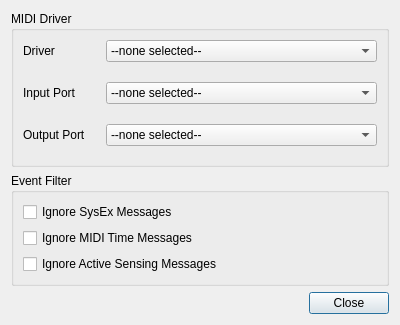
<?xml version="1.0" encoding="UTF-8"?>
<ui version="4.0">
 <class>Dialog</class>
 <widget class="QDialog" name="Dialog">
  <property name="windowModality">
   <enum>Qt::ApplicationModal</enum>
  </property>
  <property name="geometry">
   <rect>
    <x>0</x>
    <y>0</y>
    <width>400</width>
    <height>325</height>
   </rect>
  </property>
  <property name="windowTitle">
   <string>Configure</string>
  </property>
  <property name="windowIcon">
   <iconset resource="resources.qrc">
    <normaloff>:/dmmsnoop/images/16x16/configure.png</normaloff>:/dmmsnoop/images/16x16/configure.png</iconset>
  </property>
  <layout class="QVBoxLayout" stretch="1,0,0">
   <item>
    <widget class="QGroupBox" name="groupBox_2">
     <property name="title">
      <string>MIDI Driver</string>
     </property>
     <layout class="QVBoxLayout" name="verticalLayout_2" stretch="0">
      <property name="spacing">
       <number>20</number>
      </property>
      <item>
       <layout class="QFormLayout" name="formLayout_2">
        <item row="0" column="0">
         <widget class="QLabel" name="label_2">
          <property name="text">
           <string>Driver</string>
          </property>
         </widget>
        </item>
        <item row="0" column="1">
         <widget class="QComboBox" name="QCoMidiDrv">
          <item>
           <property name="text">
            <string>--none selected--</string>
           </property>
          </item>
         </widget>
        </item>
        <item row="1" column="0">
         <widget class="QLabel" name="label_3">
          <property name="text">
           <string>Input Port</string>
          </property>
         </widget>
        </item>
        <item row="1" column="1">
         <widget class="QComboBox" name="QCoPortInp">
          <item>
           <property name="text">
            <string>--none selected--</string>
           </property>
          </item>
         </widget>
        </item>
        <item row="2" column="0">
         <widget class="QLabel" name="label_4">
          <property name="text">
           <string>Output Port</string>
          </property>
         </widget>
        </item>
        <item row="2" column="1">
         <widget class="QComboBox" name="QCoPortOut">
          <item>
           <property name="text">
            <string>--none selected--</string>
           </property>
          </item>
         </widget>
        </item>
       </layout>
      </item>
     </layout>
    </widget>
   </item>
   <item>
    <widget class="QGroupBox" name="groupBox">
     <property name="title">
      <string>Event Filter</string>
     </property>
     <layout class="QVBoxLayout">
      <item>
       <widget class="QCheckBox" name="QChModeIgnSysEx">
        <property name="text">
         <string>Ignore SysEx Messages</string>
        </property>
       </widget>
      </item>
      <item>
       <widget class="QCheckBox" name="QChModeIgnMiTim">
        <property name="text">
         <string>Ignore MIDI Time Messages</string>
        </property>
       </widget>
      </item>
      <item>
       <widget class="QCheckBox" name="QChModeIgnActSn">
        <property name="text">
         <string>Ignore Active Sensing Messages</string>
        </property>
       </widget>
      </item>
     </layout>
    </widget>
   </item>
   <item>
    <layout class="QHBoxLayout">
     <item>
      <spacer>
       <property name="orientation">
        <enum>Qt::Horizontal</enum>
       </property>
       <property name="sizeHint" stdset="0">
        <size>
         <width>0</width>
         <height>0</height>
        </size>
       </property>
      </spacer>
     </item>
     <item>
      <widget class="QPushButton" name="QPbDlgClose">
       <property name="text">
        <string>Close</string>
       </property>
       <property name="icon">
        <iconset resource="resources.qrc">
         <normaloff>:/dmmsnoop/images/16x16/close.png</normaloff>:/dmmsnoop/images/16x16/close.png</iconset>
       </property>
      </widget>
     </item>
    </layout>
   </item>
  </layout>
 </widget>
 <resources>
  <include location="resources.qrc"/>
 </resources>
 <connections/>
</ui>
